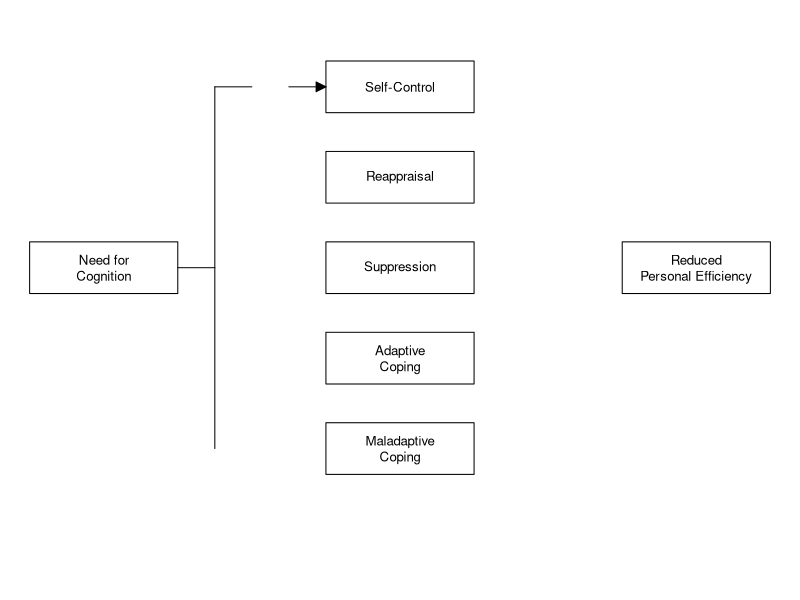

Recreate this plot in R. (Note: this script raises an error after producing the figure.)
library(shape)   # for Arrows()

# load parameter estimates for rpe, ee, and de

# FIGURE 1 --------------------------------------------------------------------

# --- helper functions ---
get_val <- function(lbl) {
  printnum(pe_rpe$std.all[pe_rpe$label == lbl], gt1 = FALSE)
}
get_sig <- function(lbl) {
  (pe_rpe$pvalue[pe_rpe$label == lbl] < .05) + 1
}

# --- layout parameters ---
x_left   <- 0
x_med    <- 8
x_right  <- 16
box_w    <- 4
box_h    <- 1
ind_offset <- .8

# y-coordinates of mediator boxes
y_mediators <- c(9.5, 7.75, 6, 4.25, 2.5)

mediator_labels <- c(
  "Self-Control",
  "Reappraisal",
  "Suppression",
  "Adaptive\nCoping",
  "Maladaptive\nCoping"
)

a_labels <- paste0("a", 1:5)
b_labels <- paste0("b", 1:5)
ind_labels <- paste0("ind", 1:5)

# --- prepare plot ---
par(mar = c(0,0,0,0))
plot(c(0,20), c(0,10.75), type="n", axes=FALSE, xlab="", ylab="")

# --- boxes ---
# predictor
rect(x_left, 5.5, x_left+box_w, 6.5)
text(x_left+box_w/2, 6, "Need for\nCognition", cex=.8)

# mediators
for (i in seq_along(y_mediators)) {
  rect(x_med, y_mediators[i]-box_h/2, x_med+box_w, y_mediators[i]+box_h/2)
  text(x_med+box_w/2, y_mediators[i], mediator_labels[i], cex=.8)
}

# outcome
rect(x_right, 5.5, x_right+box_w, 6.5)
text(x_right+box_w/2, 6, "Reduced\nPersonal Efficiency", cex=.8)

# --- arrows from predictor to mediators (a paths) ---
lines(rep(5,2), range(y_mediators))
lines(c(4,5), rep(6,2))
for (i in seq_along(y_mediators)) {
  lines(c(5,6), rep(y_mediators[i],2))
  Arrows(7, y_mediators[i], x_med, y_mediators[i], arr.type="triangle", arr.adj=1, arr.length=.2, arr.width=.2)
  text(6.5, y_mediators[i], get_val(a_labels[i]), font=get_sig(a_labels[i]), cex=.8)
}

# --- arrows from mediators to outcome (n paths) ---
lines(rep(x_right-1,2), range(y_mediators))
Arrows(x_right-1, 6, x_right, 6, arr.type="triangle", arr.adj=1, arr.length=.2, arr.width=.2)

for (i in seq_along(y_mediators)) {
  lines(c(x_med+4,x_med+5), rep(y_mediators[i], 2))
  text(13.5, y_mediators[i], get_val(b_labels[i]), font=get_sig(b_labels[i]), cex=.8)
  lines(c(x_med+6,x_med+7), rep(y_mediators[i], 2))
}

# --- indirect effects (a*b) ---
for (i in seq_along(y_mediators)) {
  text(x_med+box_w/2, y_mediators[i]+ind_offset, get_val(ind_labels[i]), 
       font=get_sig(ind_labels[i]), cex=.8)
}

# --- direct effect (c/c') ---
lines(rep(x_left+2,2),c(5.5, y_mediators[5]-1.75))
lines(c(x_left+2,x_right+2), rep(y_mediators[5]-1.75, 2))
Arrows(x_right+2, y_mediators[5]-1.75, x_right+2, y_mediators[3]-.5, arr.type="triangle", arr.adj=1, arr.length=.2, arr.width=.2)
text(x_med+2,y_mediators[5]-1.75+.3, get_val("c"), font=get_sig("c"), cex=.8)
text(x_med+2,y_mediators[5]-1.75-.3, paste0("[", get_val("total"), "]"), font=get_sig("total"), cex=.8)

# reset plot margins
par(mar=c(5,4,4,2))

# now save figure as *.eps via Export > Save as Image ...

# FIGURE 2 --------------------------------------------------------------------

# --- helper functions ---
get_val <- function(lbl) {
  printnum(pe_ee$std.all[pe_ee$label == lbl], gt1 = FALSE)
}
get_sig <- function(lbl) {
  (pe_ee$pvalue[pe_ee$label == lbl] < .05) + 1
}

# --- layout parameters ---
x_left   <- 0
x_med    <- 8
x_right  <- 16
box_w    <- 4
box_h    <- 1
ind_offset <- .8

# y-coordinates of mediator boxes
y_mediators <- c(9.5, 7.75, 6, 4.25, 2.5)

mediator_labels <- c(
  "Self-Control",
  "Reappraisal",
  "Suppression",
  "Adaptive\nCoping",
  "Maladaptive\nCoping"
)

a_labels <- paste0("a", 1:5)
b_labels <- paste0("b", 1:5)
ind_labels <- paste0("ind", 1:5)

# --- prepare plot ---
par(mar = c(0,0,0,0))
plot(c(0,20), c(0,10.75), type="n", axes=FALSE, xlab="", ylab="")

# --- boxes ---
# predictor
rect(x_left, 5.5, x_left+box_w, 6.5)
text(x_left+box_w/2, 6, "Need for\nCognition", cex=.8)

# mediators
for (i in seq_along(y_mediators)) {
  rect(x_med, y_mediators[i]-box_h/2, x_med+box_w, y_mediators[i]+box_h/2)
  text(x_med+box_w/2, y_mediators[i], mediator_labels[i], cex=.8)
}

# outcome
rect(x_right, 5.5, x_right+box_w, 6.5)
text(x_right+box_w/2, 6, "Emotional\nExhaustion", cex=.8)

# --- arrows from predictor to mediators (a paths) ---
lines(rep(5,2), range(y_mediators))
lines(c(4,5), rep(6,2))
for (i in seq_along(y_mediators)) {
  lines(c(5,6), rep(y_mediators[i],2))
  Arrows(7, y_mediators[i], x_med, y_mediators[i], arr.type="triangle", arr.adj=1, arr.length=.2, arr.width=.2)
  text(6.5, y_mediators[i], get_val(a_labels[i]), font=get_sig(a_labels[i]), cex=.8)
}

# --- arrows from mediators to outcome (n paths) ---
lines(rep(x_right-1,2), range(y_mediators))
Arrows(x_right-1, 6, x_right, 6, arr.type="triangle", arr.adj=1, arr.length=.2, arr.width=.2)

for (i in seq_along(y_mediators)) {
  lines(c(x_med+4,x_med+5), rep(y_mediators[i], 2))
  text(13.5, y_mediators[i], get_val(b_labels[i]), font=get_sig(b_labels[i]), cex=.8)
  lines(c(x_med+6,x_med+7), rep(y_mediators[i], 2))
}

# --- indirect effects (a*b) ---
for (i in seq_along(y_mediators)) {
  text(x_med+box_w/2, y_mediators[i]+ind_offset, get_val(ind_labels[i]), 
       font=get_sig(ind_labels[i]), cex=.8)
}

# --- direct effect (c/c') ---
lines(rep(x_left+2,2),c(5.5, y_mediators[5]-1.75))
lines(c(x_left+2,x_right+2), rep(y_mediators[5]-1.75, 2))
Arrows(x_right+2, y_mediators[5]-1.75, x_right+2, y_mediators[3]-.5, arr.type="triangle", arr.adj=1, arr.length=.2, arr.width=.2)
text(x_med+2,y_mediators[5]-1.75+.3, get_val("c"), font=get_sig("c"), cex=.8)
text(x_med+2,y_mediators[5]-1.75-.3, paste0("[", get_val("total"), "]"), font=get_sig("total"), cex=.8)

# reset plot margins
par(mar=c(5,4,4,2))

# now save figure as *.eps via Export > Save as Image ...

# FIGURE 3 --------------------------------------------------------------------

# --- helper functions ---
get_val <- function(lbl) {
  printnum(pe_de$std.all[pe_de$label == lbl], gt1 = FALSE)
}
get_sig <- function(lbl) {
  (pe_de$pvalue[pe_de$label == lbl] < .05) + 1
}

# --- layout parameters ---
x_left   <- 0
x_med    <- 8
x_right  <- 16
box_w    <- 4
box_h    <- 1
ind_offset <- .8

# y-coordinates of mediator boxes
y_mediators <- c(9.5, 7.75, 6, 4.25, 2.5)

mediator_labels <- c(
  "Self-Control",
  "Reappraisal",
  "Suppression",
  "Adaptive\nCoping",
  "Maladaptive\nCoping"
)

a_labels <- paste0("a", 1:5)
b_labels <- paste0("b", 1:5)
ind_labels <- paste0("ind", 1:5)

# --- prepare plot ---
par(mar = c(0,0,0,0))
plot(c(0,20), c(0,10.75), type="n", axes=FALSE, xlab="", ylab="")

# --- boxes ---
# predictor
rect(x_left, 5.5, x_left+box_w, 6.5)
text(x_left+box_w/2, 6, "Need for\nCognition", cex=.8)

# mediators
for (i in seq_along(y_mediators)) {
  rect(x_med, y_mediators[i]-box_h/2, x_med+box_w, y_mediators[i]+box_h/2)
  text(x_med+box_w/2, y_mediators[i], mediator_labels[i], cex=.8)
}

# outcome
rect(x_right, 5.5, x_right+box_w, 6.5)
text(x_right+box_w/2, 6, "Depersonalization", cex=.8)

# --- arrows from predictor to mediators (a paths) ---
lines(rep(5,2), range(y_mediators))
lines(c(4,5), rep(6,2))
for (i in seq_along(y_mediators)) {
  lines(c(5,6), rep(y_mediators[i],2))
  Arrows(7, y_mediators[i], x_med, y_mediators[i], arr.type="triangle", arr.adj=1, arr.length=.2, arr.width=.2)
  text(6.5, y_mediators[i], get_val(a_labels[i]), font=get_sig(a_labels[i]), cex=.8)
}

# --- arrows from mediators to outcome (n paths) ---
lines(rep(x_right-1,2), range(y_mediators))
Arrows(x_right-1, 6, x_right, 6, arr.type="triangle", arr.adj=1, arr.length=.2, arr.width=.2)

for (i in seq_along(y_mediators)) {
  lines(c(x_med+4,x_med+5), rep(y_mediators[i], 2))
  text(13.5, y_mediators[i], get_val(b_labels[i]), font=get_sig(b_labels[i]), cex=.8)
  lines(c(x_med+6,x_med+7), rep(y_mediators[i], 2))
}

# --- indirect effects (a*b) ---
for (i in seq_along(y_mediators)) {
  text(x_med+box_w/2, y_mediators[i]+ind_offset, get_val(ind_labels[i]), 
       font=get_sig(ind_labels[i]), cex=.8)
}

# --- direct effect (c/c') ---
lines(rep(x_left+2,2),c(5.5, y_mediators[5]-1.75))
lines(c(x_left+2,x_right+2), rep(y_mediators[5]-1.75, 2))
Arrows(x_right+2, y_mediators[5]-1.75, x_right+2, y_mediators[3]-.5, arr.type="triangle", arr.adj=1, arr.length=.2, arr.width=.2)
text(x_med+2,y_mediators[5]-1.75+.3, get_val("c"), font=get_sig("c"), cex=.8)
text(x_med+2,y_mediators[5]-1.75-.3, paste0("[", get_val("total"), "]"), font=get_sig("total"), cex=.8)

# reset plot margins
par(mar=c(5,4,4,2))

# now save figure as *.eps via Export > Save as Image ...